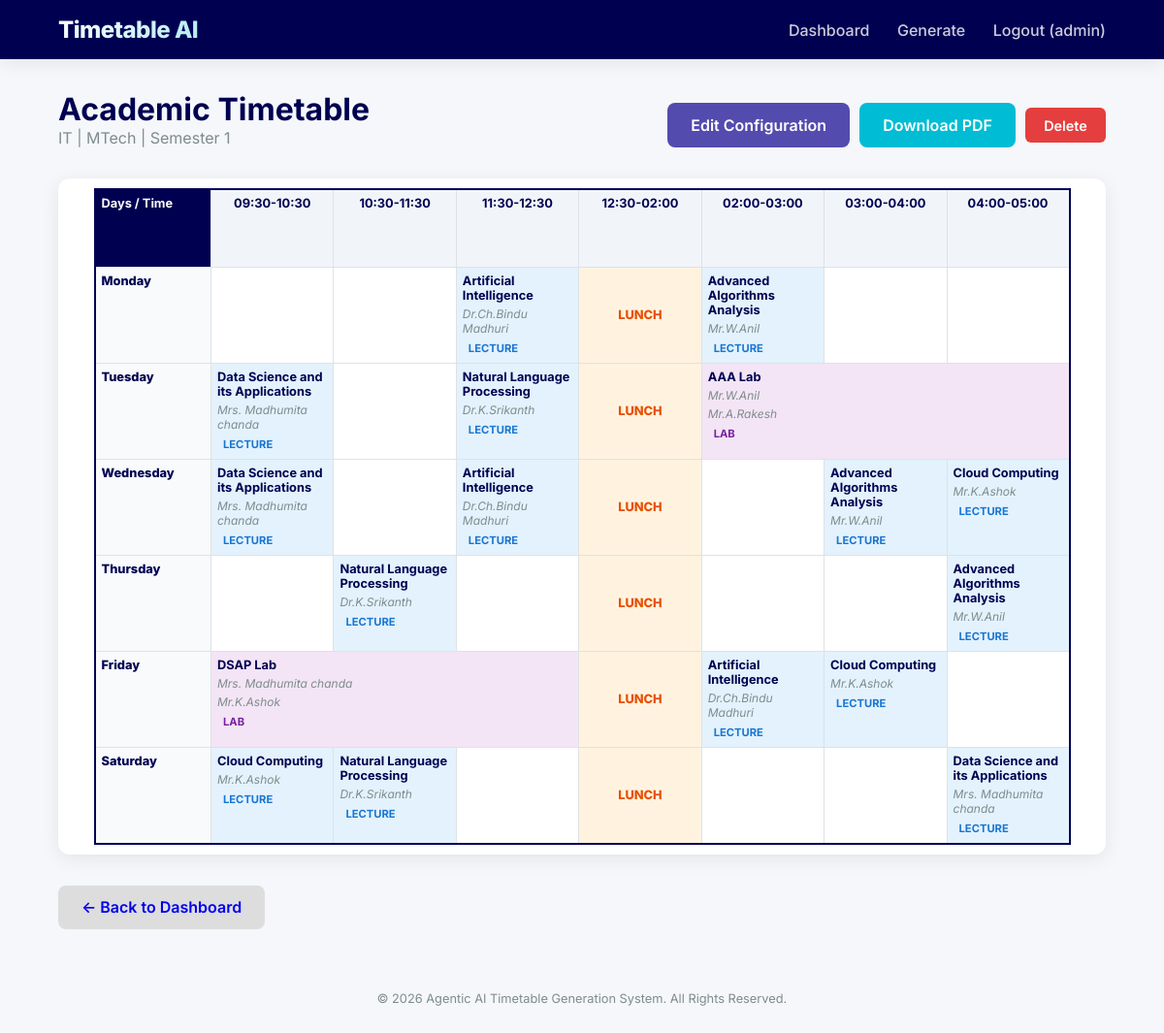
/view/4 (signed in), run on the app's committed database.
### app/models/database.py (models this page shows)
class Timetable(Base):
    __tablename__ = "timetables"
    id = Column(Integer, primary_key=True, index=True)
    department = Column(String)
    course = Column(String)
    semester = Column(Integer)
    subject_config = Column(JSON)  # Store subjects as JSON
    generated_data = Column(JSON)  # Store timetable structure as JSON
    created_at = Column(DateTime, default=datetime.datetime.utcnow)
    logs = relationship("AgentLog", back_populates="timetable", cascade="all, delete-orphan")

### app/routes/timetable.py (the view)
@router.get("/view/{tt_id}", response_class=HTMLResponse)
async def view_timetable(request: Request, tt_id: int, db: Session = Depends(get_db), user = Depends(login_required)):
    tt = db.query(Timetable).filter(Timetable.id == tt_id).first()
    if not tt:
        raise HTTPException(status_code=404, detail="Timetable not found")
    return templates.TemplateResponse("view_timetable.html", {
        "request": request,
        "timetable": tt,
        "data": tt.generated_data,
        "days": ["Monday", "Tuesday", "Wednesday", "Thursday", "Friday", "Saturday"],
        "slots": [
            "09:30-10:30", "10:30-11:30", "11:30-12:30",
            "12:30-02:00", "02:00-03:00", "03:00-04:00", "04:00-05:00"
        ],
        "user": user
    })

### templates/view_timetable.html (shortened to what this page needs)
{% extends "base.html" %}
{% block content %}
<div style="display: flex; justify-content: space-between; align-items: flex-end; margin-bottom: 2rem;">
    <div>
        <h1 style="color: var(--primary-dark);">Academic Timetable</h1>
        <p style="color: var(--text-light);">{{ timetable.department }} | {{ timetable.course }} | Semester {{
            timetable.semester }}</p>
    </div>
    <div style="display: flex; gap: 10px; align-items: center;">
        <a href="/edit-config/{{ timetable.id }}" class="btn btn-primary"
            style="background: var(--primary-light); display: flex; align-items: center; gap: 8px;">
            Edit Configuration
        </a>
        <a href="/download/{{ timetable.id }}" class="btn btn-primary"
            style="background: var(--secondary); display: flex; align-items: center; gap: 8px;">
            Download PDF
        </a>
        <form action="/delete/{{ timetable.id }}" method="post" style="margin: 0;"
            onsubmit="return confirm('Are you sure you want to delete this timetable?');">
            <button type="submit" class="btn"
                style="padding: 0.6rem 1.2rem; font-size: 0.9rem; background: #e53e3e; color: white; border: none; cursor: pointer; border-radius: 6px;">
                Delete
            </button>
        </form>
    </div>
</div>
<div class="card" style="padding: 10px; overflow-x: auto;">
    <table class="timetable-grid">
        <thead>
            <tr>
                <th style="width: 120px; background: var(--primary-dark); color: white;">Days / Time</th>
                {% for slot in slots %}
                <th style="background: #f1f5f9; text-align: center;">{{ slot }}</th>
                {% endfor %}
            </tr>
        </thead>
        <tbody>
            {% for day in days %}
            <tr>
                <td style="font-weight: 800; background: #f8fafc; color: var(--primary-dark);">{{ day }}</td>
                {% set day_slots = data[day] %}
                {% set ns = namespace(skip=0) %}
                {% for i in range(slots|length) %}
                {% if ns.skip > 0 %}
                {% set ns.skip = ns.skip - 1 %}
                {% else %}
                {% set slot_data = day_slots[i] %}
                {% if slot_data %}
                {% if slot_data.name == "LUNCH" %}
                <td class="type-break" style="vertical-align: middle;">LUNCH</td>
                {% else %}
                {% set count = namespace(val=1) %}
                {% set breaking = namespace(stop=false) %}
                {% for next_idx in range(i + 1, slots|length) %}
                {% if not breaking.stop and day_slots[next_idx] and day_slots[next_idx].name == slot_data.name %}
                {% set count.val = count.val + 1 %}
                {% else %}
                {% set breaking.stop = true %}
                {% endif %}
                {% endfor %}
                <td class="type-{{ slot_data.type|lower }}" {% if count.val> 1 %}colspan="{{ count.val }}"{% endif %}>
                    <div class="slot-content">
                        <span class="slot-name">{{ slot_data.name }}</span>
                        {% for faculty_name in slot_data.faculty.split(',') %}
                        <span class="slot-faculty">{{ faculty_name.strip() }}</span>
                        {% endfor %}
                        <span class="slot-type type-{{ slot_data.type|lower }}">{{ slot_data.type }}</span>
                    </div>
                </td>
                {% set ns.skip = count.val - 1 %}
                {% endif %}
                {% else %}
                <td></td>
                {% endif %}
                {% endif %}
                {% endfor %}
            </tr>
            {% endfor %}
        </tbody>
    </table>
</div>
<div style="margin-top: 2rem;">
    <a href="/dashboard" class="btn" style="background: #ddd;">&larr; Back to Dashboard</a>
</div>
{% endblock %}

### static/css/index.css (style rules this page uses)
:root { --primary: #1a237e; --primary-light: #534bae; --primary-dark: #000051; --secondary: #00bcd4; --accent: #ffd600; --background: #f5f7fa; --surface: #ffffff; --text: #2c3e50; --text-light: #7f8c8d; --white: #ffffff; --error: #e74c3c; --success: #2ecc71; --shadow: 0 4px 20px rgba(0, 0, 0, 0.08); --radius: 12px; }
* { box-sizing: border-box; margin: 0; padding: 0; font-family: 'Inter', system-ui, -apple-system, sans-serif; }
body { background-color: var(--background); color: var(--text); min-height: 100vh; display: flex; flex-direction: column; }
.btn { display: inline-block; padding: 0.8rem 1.5rem; border-radius: 8px; font-weight: 600; text-decoration: none; cursor: pointer; transition: 0.3s; border: none; font-size: 1rem; }
.btn-primary { background: var(--primary); color: var(--white); }
.card { background: var(--surface); padding: 2rem; border-radius: var(--radius); box-shadow: var(--shadow); margin-bottom: 2rem; }
table { width: 100%; border-collapse: collapse; margin-top: 1rem; background: var(--white); }
th, td { padding: 1rem; text-align: left; border-bottom: 1px solid #edf2f7; }
th { background: #f8fafc; font-weight: 700; color: var(--primary-dark); }
.timetable-grid { width: 95%; margin: 0 auto; table-layout: fixed; border: 2px solid var(--primary-dark); }
.timetable-grid th, .timetable-grid td { border: 1px solid #dee2e6; height: 80px; vertical-align: top; font-size: 0.8rem; padding: 6px; }
.slot-content { display: flex; flex-direction: column; gap: 4px; }
.slot-name { font-weight: 700; color: var(--primary-dark); }
.slot-faculty { font-style: italic; font-size: 0.75rem; color: var(--text-light); }
.slot-type { display: inline-block; padding: 2px 6px; border-radius: 4px; font-size: 0.7rem; font-weight: 700; text-transform: uppercase; width: fit-content; }
.type-lecture { background: #e3f2fd; color: #1976d2; }
.type-lab { background: #f3e5f5; color: #7b1fa2; }
.type-break { background: #fff3e0; color: #e65100; font-weight: 800; text-align: center; }

### data on the page
Timetable: department "IT", course "MTech", semester "1"

### other printed values
{{ user }} "admin"
{{ slot }} "09:30-10:30" "10:30-11:30" "11:30-12:30" "12:30-02:00" "02:00-03:00" "03:00-04:00" "04:00-05:00"
{{ day }} "Monday" "Tuesday" "Wednesday" "Thursday" "Friday" "Saturday"
{{ slot_data.name }} "Artificial Intelligence" "Advanced Algorithms Analysis" "Data Science and its Applications" "Natural Language Processing" "AAA Lab" "Data Science and its Applications" "Artificial Intelligence" "Advanced Algorithms Analysis" "Cloud Computing" "Natural Language Processing" "Advanced Algorithms Analysis" "DSAP Lab" "Artificial Intelligence" "Cloud Computing" "Cloud Computing" "Natural Language Processing" "Data Science and its Applications"
{{ faculty_name.strip() }} "Dr.Ch.Bindu Madhuri" "Mr.W.Anil" "Mrs. Madhumita chanda" "Dr.K.Srikanth" "Mr.W.Anil" "Mr.A.Rakesh" "Mrs. Madhumita chanda" "Dr.Ch.Bindu Madhuri" "Mr.W.Anil" "Mr.K.Ashok" "Dr.K.Srikanth" "Mr.W.Anil" "Mrs. Madhumita chanda" "Mr.K.Ashok" "Dr.Ch.Bindu Madhuri" "Mr.K.Ashok" "Mr.K.Ashok" "Dr.K.Srikanth" "Mrs. Madhumita chanda"
{{ slot_data.type }} "LECTURE" "LECTURE" "LECTURE" "LECTURE" "LAB" "LECTURE" "LECTURE" "LECTURE" "LECTURE" "LECTURE" "LECTURE" "LAB" "LECTURE" "LECTURE" "LECTURE" "LECTURE" "LECTURE"
